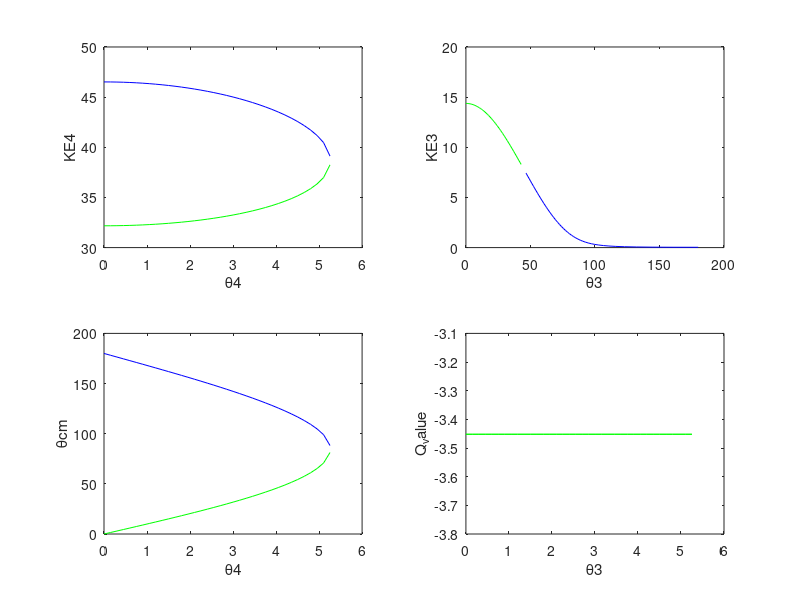

Write the MATLAB code that produced this figure.
clear;clc;
u=931.494061; format long;
%........General..Program....................%
%.............................................%
     
    m1=10285.698621%11.043*u;     %Projectile
    m2=1875.61277858%3.01*u;    %Rest
    DE1=0;
    DE2=0;
    
    m4=11226.491339;%2.00727647*u+DE1;
    m3=938.2719995;%12.04*u+DE2;     % Recoile Excited state
    E1=m1+50;
    N=1200;
    theta4=linspace(0,180,N);%Lighter one

%........................................................................%
%..............Part-one..Calculate..KE4..of..the..m4...particle...........%
P1=sqrt((E1^2)-(m1^2));Nmax=N;

for(i=1:N)
    
D(i)=4*P1*P1*(cosd(theta4(i)).^2)-4*((m2+E1)^2);
E=-4*(m2+E1)*(m3*m3-m1*m1-m2*m2-m4*m4-2*E1*m2);
F(i)=-4*(m4*m4)*P1*P1*(cosd(theta4(i))^2)-((m3*m3-m1*m1-m2*m2-m4*m4-2*E1*m2)^2);
 
    if(E*E-4*(D(i)*F(i))<0 )
    Nmax=i-1;
        if(Nmax==0)
            disp('No values are possible')
        else
        disp('All the values of theta4 are not possible.')
        disp('Maximum value of theta4 is')
        disp(theta4(Nmax))
        end
    break;   
    else
        KE4plus(i)=-m4+((-E+sqrt(E*E-4*(D(i)*F(i))))/(2*D(i)));
        KE4minus(i)=-m4+((-E-sqrt(E*E-4*(D(i)*F(i))))/(2*D(i)));  
    end
end

if(Nmax==N)
disp('All the values of theta4 are possible');
end

%.........Now check among KE4plus and KE4minus, which one is allowed......%

P4_p=sqrt(((m4+KE4plus).^2)-m4*m4);
P4_m=sqrt(((m4+KE4minus).^2)-m4*m4);
E4_p=m4+KE4plus;
E4_m=m4+KE4minus;
P3_p=sqrt(P1*P1+P4_p.^2-2*P1*P4_p.*cosd(theta4(1:Nmax)));
P3_m=sqrt(P1*P1+P4_m.^2-2*P1*P4_m.*cosd(theta4(1:Nmax)));
E3_p=sqrt(P3_p.^2+m3*m3);
E3_m=sqrt(P3_m.^2+m3*m3);
Etotal_p=E3_p+E4_p;
Etotal_m=E3_m+E4_m;
ET=E1+m2;
Erel_p=abs(ET-Etotal_p)*100/ET;
Erel_m=abs(ET-Etotal_m)*100/ET;

BOTH=0;
for(i=1:Nmax)
    if(Erel_m(i)<0.000001 && Erel_p(i)<0.000001 && KE4plus(i)>0&& KE4minus(i)>0 )
        BOTH=1;
        
    else
    if(Erel_p(i)<0.000001 && KE4plus(i)>0)
        KE4(i)=KE4plus(i);
        BOTH=2;
    end
    if(Erel_m(i)<0.000001 && KE4minus(i)>0)
        KE4(i)=KE4minus(i);
        BOTH=3;
    end
    end

         
    
end
%Nmax=length(KE4);
%....................................................................%

subplot(2,2,1);
if(BOTH==1)
plot(theta4(1:Nmax),KE4plus(1:Nmax),'g',theta4(1:Nmax),KE4minus(1:Nmax),'b')
xlabel('\theta4')
ylabel('KE4')
end
if(BOTH==2 || BOTH==3)
    Nmax=length(KE4);
plot(theta4(1:Nmax),KE4(1:Nmax))
xlabel('\theta4')
ylabel('KE4')
end


%.....................................................................%


...............Plot_of_KE3___Vs___Theta3 (If BOTH==1)..............................
............... When we have two good solution for E4 energy............................
if(BOTH==1) 
E4_p=m4+KE4plus;
E4_m=m4+KE4minus;
P4_p=real(sqrt((E4_p.^2)-m4*m4));
P4_m=real(sqrt((E4_m.^2)-m4*m4));
theta3_p=atand((P4_p.*sind(theta4(1:Nmax)))./(P1-(P4_p.*cosd(theta4(1:Nmax)))));
theta3_m=atand((P4_m.*sind(theta4(1:Nmax)))./(P1-(P4_m.*cosd(theta4(1:Nmax)))));
for(i=1:Nmax)
    if((P4_p(i)*sind(theta4(i)))==0 && (P1-(P4_p(i).*cosd(theta4(i))))==0)
    theta3_p(i)=90;  %when theta4=0 theta3 should be 90 degree
    end
    if((P4_m(i)*sind(theta4(i)))==0 && (P1-(P4_m(i).*cosd(theta4(i))))==0)
    theta3_m(i)=90;  %when theta4=0 theta3 should be 90 degree
    end
    if((P4_p(i)*sind(theta4(i)))==0 && (P1-(P4_p(i).*cosd(theta4(i))))>0)
    theta3_p(i)=0;  %
    end
    if((P4_m(i)*sind(theta4(i)))==0 && (P1-(P4_m(i).*cosd(theta4(i))))<0)
    theta3_m(i)=180;  %
    end
    if(theta3_p(i)<0)
        theta3_p(i)=theta3_p(i)+180;
    end
    if(theta3_m(i)<0)
        theta3_m(i)=theta3_m(i)+180;
    end
end
P3_p=sqrt(P1*P1+P4_p.^2-2*P1*P4_p.*cosd(theta4(1:Nmax)));
P3_m=sqrt(P1*P1+P4_m.^2-2*P1*P4_m.*cosd(theta4(1:Nmax)));
E3_p=sqrt(P3_p.^2+m3*m3);
E3_m=sqrt(P3_m.^2+m3*m3);
KE3_p=E3_p-m3;
KE3_m=E3_m-m3;

subplot(2,2,2);
plot(theta3_p,KE3_p,'g',theta3_m,KE3_m,'b')
xlabel('\theta3')
ylabel('KE3')
end
...............Plot_of_KE3___Vs___Theta3 (If BOTH==2 or 3)..............................
...............Only One type of KE4_energy solution is possible.........................
if(BOTH==2 || BOTH==3)
E4=m4+KE4;
P4=real(sqrt((E4.^2)-m4*m4));
theta3=atand((P4.*sind(theta4(1:Nmax)))./(P1-(P4.*cosd(theta4(1:Nmax)))));
for i=1:Nmax
    if((P4(i)*sind(theta4(i)))==0 && (P1-(P4(i)*cosd(theta4(i))))==0)
    theta3(i)=90;  %when theta4=0 theta3 should be 90 degree
    end
    if((P4(i)*sind(theta4(i)))==0 && (P1-(P4(i)*cosd(theta4(i))))>0)
    theta3(i)=0;  %
    end    
    if((P4(i)*sind(theta4(i)))==0 && (P1-(P4(i)*cosd(theta4(i))))<0)
    theta3(i)=180;  %
    end
    if(theta3(i)<0)
        theta3(i)=theta3(i)+180;
    end
end

P3=sqrt(P1*P1+P4.^2-2*P1*P4.*cosd(theta4(1:Nmax)));
E3=sqrt(P3.^2+m3*m3);
KE3=E3-m3;

subplot(2,2,2);
plot(theta3,KE3,'g')
xlabel('\theta3')
ylabel('KE3')
end
%............................Plot..of..Thetacm..vs..theta4.........................%
Ecm=sqrt(m1*m1+m2*m2+2*E1*m2);
E4cm=(Ecm*Ecm-m3*m3+m4*m4)/(2*Ecm);
P4cm=sqrt(E4cm*E4cm-m4*m4);
vcm=P1/(E1+m2);
gcm=(E1+m2)/sqrt(m1*m1+m2*m2+2*m2*E1);
G=gcm*gcm*(tand(theta4(1:Nmax)).^2)+1;
H=-2*vcm*(E4cm/P4cm)*gcm*gcm*(tand(theta4(1:Nmax)).^2);
I=gcm*gcm*(tand(theta4(1:Nmax)).^2)*vcm*vcm*((E4cm/P4cm)^2)-1;
for(i=1:Nmax)
    if(H(i)*H(i)-4*G(i)*I(i)>=0)
        thetacm_p(i)=acosd((-H(i)+sqrt((H(i)*H(i))-4*(G(i)*I(i))))/(2*G(i)));
        thetacm_m(i)=acosd((-H(i)-sqrt((H(i)*H(i))-4*(G(i)*I(i))))/(2*G(i)));
    end
end 

for(i=1:Nmax)
    if(isreal(thetacm_p(i))==1)
    Err_p(i)=abs(tand(theta4(i))-((sind(thetacm_p(i)))./(gcm*(-cosd(thetacm_p(i))+(vcm*E4cm/P4cm)))));
    else
        Err_p(i)=-1;
    end
    if(isreal(thetacm_m(i))==1)
    Err_m(i)=abs(tand(theta4(i))-((sind(thetacm_m(i)))./(gcm*(-cosd(thetacm_m(i))+(vcm*E4cm/P4cm)))));
    else
        Err_m(i)=-1;
    end
end
flag=0;
for(i=1:Nmax)
        if(Erel_p(i)<0.000001 && Erel_m(i)<0.000001)
        flag=1;
        else     
            if(Erel_p(i)<0.000001)
            thetacm(i)=thetacm_p(i);
            flag=2;
            end
            if(Erel_m(i)<0.000001)
            thetacm(i)=thetacm_m(i);
            flag=3;
            end
        end
end
subplot(2,2,3)
if(flag==1)
plot(theta4(1:Nmax),thetacm_p(1:Nmax),'g',theta4(1:Nmax),thetacm_m(1:Nmax),'b')
xlabel('\theta4')
ylabel('\thetacm')
end
if(flag==2 || flag==3)
plot(theta4(1:Nmax),thetacm(1:Nmax),'g')
xlabel('\theta4')
ylabel('\thetacm')
end

%...............................................................%


.................PLOT..of..Q-value..............................

%Q1=m1+m2-sqrt(m4*m4-m1*m1-m2*m2+2*E3*(m2+E1)-2*m2*E1-2*P1*(P3.*cosd(theta3)))-m4;
if(BOTH==1)
Q_p=m1+m2-sqrt(m3*m3-m1*m1-m2*m2+2*E4_p*(m2+E1)-2*m2*E1-2*P1*(P4_p.*cosd(theta4(1:Nmax))))-m3;
Q_m=m1+m2-sqrt(m3*m3-m1*m1-m2*m2+2*E4_m*(m2+E1)-2*m2*E1-2*P1*(P4_m.*cosd(theta4(1:Nmax))))-m3;
subplot(2,2,4)
plot(theta4(1:Nmax),Q_p,'g',theta4(1:Nmax),Q_m,'g')
xlabel('\theta3')
ylabel('Q_value')
end
if(BOTH==2 || BOTH==3)
Q=m1+m2-sqrt(m3*m3-m1*m1-m2*m2+2*E4*(m2+E1)-2*m2*E1-2*P1*(P4.*cosd(theta4(1:Nmax))))-m3;
subplot(2,2,4)
plot(theta4(1:Nmax),Q,'g')
xlabel('\theta3')
ylabel('Q_value')
end
%ylim([-10 +10 ])